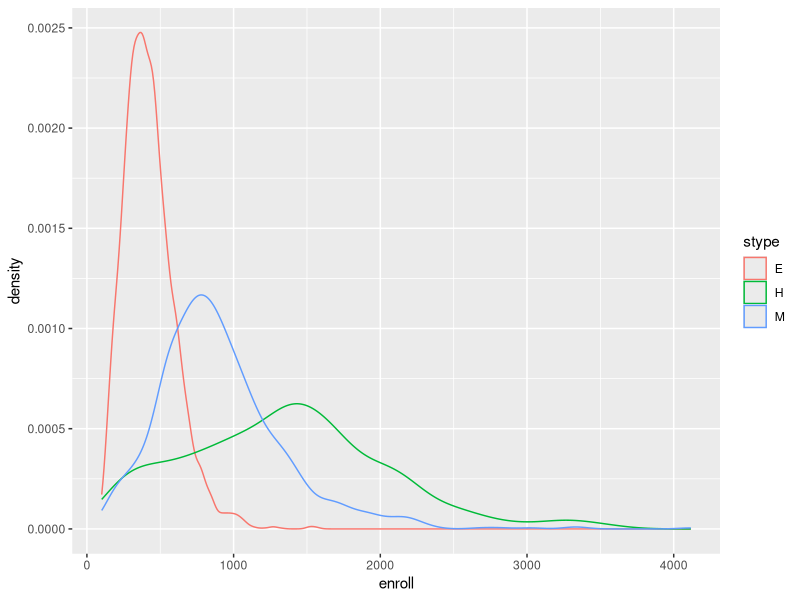
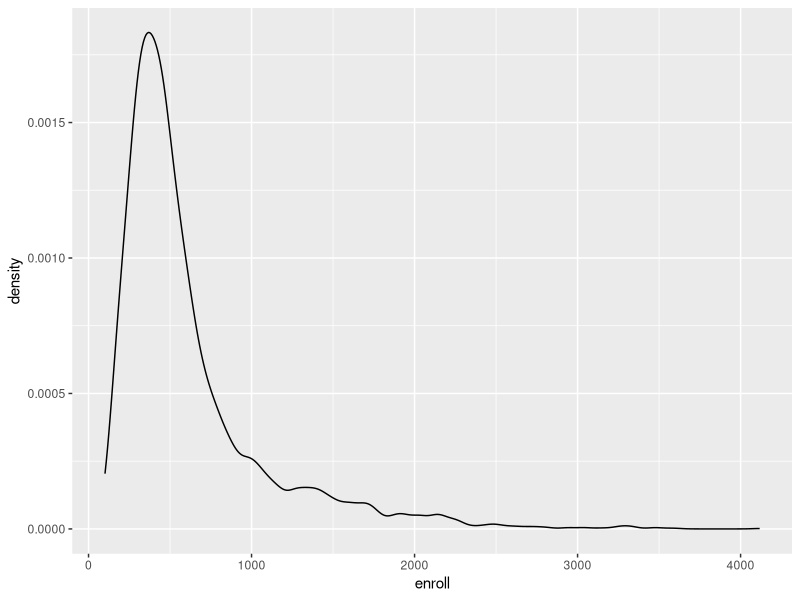
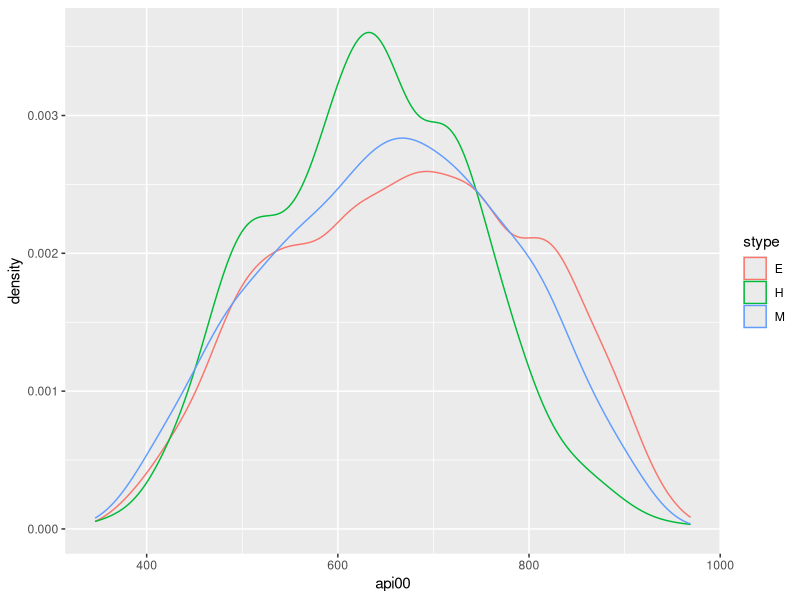
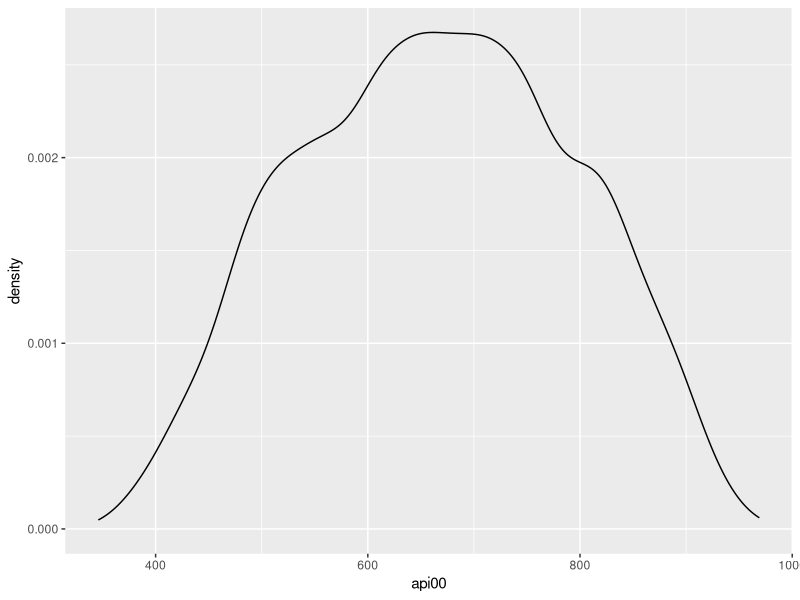

R code for these plots, in order:
## ---- chunk 1
knitr::opts_chunk$set(echo = FALSE)
## ---- chunk 2
library(survey)
library(tidyverse)
library(ggplot2)
## ---- chunk 3
data1 = read.csv("./ess6.csv") %>% 
  mutate(psu = as.factor(psu))
## ---- chunk 4
q1_design = svydesign(id = ~psu, strata = ~stratify, weights = ~PSPWGHT, data = data1)
q1_mean = svymean(~STFLIFE, q1_design, na.rm = TRUE)
## ---- chunk 5
confint(q1_mean)
## ---- chunk 6
JKn_design = as.svrepdesign(q1_design, type = 'JKn')
JKn_mean = svymean(~STFLIFE, JKn_design, na.rm = TRUE)
confint(JKn_mean)
## ---- chunk 7
data(api)
## ---- chunk 8
srs_design = svydesign(id=~1, fpc=~fpc, data = apisrs)
svymean(~api00, srs_design)
## ---- chunk 9
strat_design = svydesign(id=~1, strata = ~stype, fpc = ~fpc, data = apistrat)
svymean(~api00, strat_design)
## ---- chunk 10
apipop %>% 
  ggplot(aes(x = enroll)) +
  geom_density(aes(color = stype))
## ---- chunk 11
apipop %>% 
  ggplot(aes(x = enroll)) +
  geom_density()
## ---- chunk 12
apipop %>% 
  ggplot(aes(x = api00)) +
  geom_density(aes(color = stype))
## ---- chunk 13
apipop %>% 
  ggplot(aes(x = api00)) +
  geom_density()
